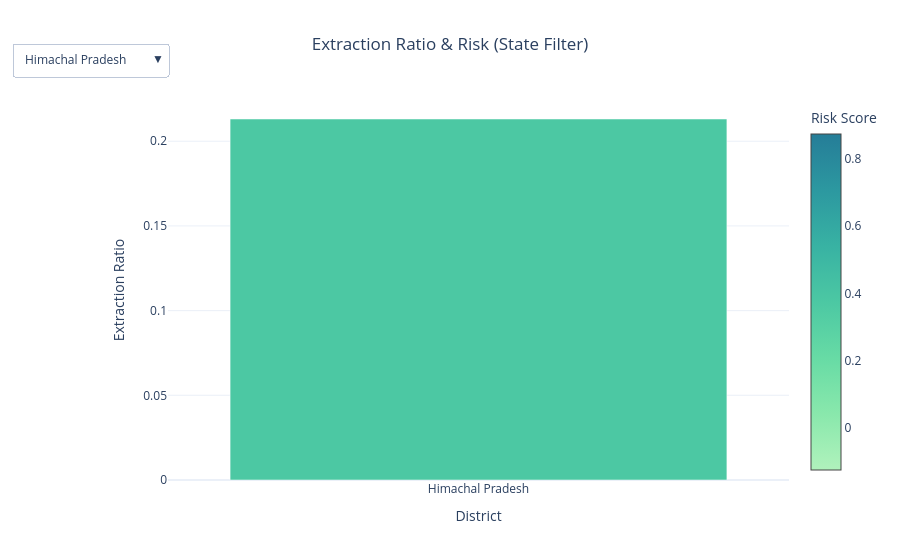

The code cell stored with this chart in its notebook:
### Markdown cell above
### 4. Extraction Ratio vs Risk 
- Description

This scatter plot shows the relationship between extraction ratio and risk score, with a state-wise filter.

- 💡 Insight
Districts in the top-right region indicate extreme crisis zones
Higher extraction ratios generally lead to increased risk
Useful for identifying over-exploited groundwater regions

### Code cell
fig = go.Figure()

# -------------------------------
# Initial State
# -------------------------------
first_state = df['state'].unique()[0]
init_df = df[df['state'] == first_state]

# -------------------------------
# Bar Chart
# -------------------------------
fig.add_trace(go.Bar(
    x=init_df['district'],
    y=init_df['extraction_ratio'],
    
    marker=dict(
        color=init_df['risk_score'],   # color = risk
        colorscale='Tealgrn',
        colorbar=dict(title="Risk Score")
    ),

    customdata=init_df[['risk_score']].values,

    hovertemplate=
        "<b>%{x}</b><br>" +
        "Extraction Ratio: %{y:.2f}<br>" +
        "Risk Score: %{customdata[0]:.2f}<extra></extra>"
))

# -------------------------------
# SLICER (Dropdown)
# -------------------------------
buttons = []

for state in df['state'].unique():
    temp = df[df['state'] == state]

    buttons.append(dict(
        label=state,
        method='update',
        args=[{
            'x': [temp['district']],
            'y': [temp['extraction_ratio']],
            'marker.color': [temp['risk_score']],
            'customdata': [temp[['risk_score']].values]
        }]
    ))

# -------------------------------
# Layout
# -------------------------------
fig.update_layout(
    title='Extraction Ratio & Risk (State Filter)',
    template='plotly_white',
    title_x=0.5,
    xaxis_title='District',
    yaxis_title='Extraction Ratio',
    updatemenus=[dict(
        x=0,
        y=1.15,
        buttons=buttons
    )]
)

# -------------------------------
# Show
# -------------------------------
fig.show()

### Figure 1 — Plotly figure (JSON) as saved in the notebook; plotly's stock layout.template omitted (floating-point values rounded to 4 significant figures)
{"data": [{"customdata": [[0.3745]], "hovertemplate": "<b>%{x}</b><br>Extraction Ratio: %{y:.2f}<br>Risk Score: %{customdata[0]:.2f}<extra></extra>", "marker": {"color": [0.3745], "colorbar": {"title": {"text": "Risk Score"}}, "colorscale": [[0, "rgb(176, 242, 188)"], [0.1667, "rgb(137, 232, 172)"], [0.3333, "rgb(103, 219, 165)"], [0.5, "rgb(76, 200, 163)"], [0.6667, "rgb(56, 178, 163)"], [0.8333, "rgb(44, 152, 160)"], [1, "rgb(37, 125, 152)"]]}, "type": "bar", "x": ["Himachal Pradesh"], "y": [0.2131]}], "layout": {"title": {"text": "Extraction Ratio & Risk (State Filter)", "x": 0.5}, "updatemenus": [{"buttons": [{"args": [{"customdata": [[[0.3745]]], "marker.color": [[0.3745]], "x": [["Himachal Pradesh"]], "y": [[0.2131]]}], "label": "Himachal Pradesh", "method": "update"}, {"args": [{"customdata": [[[0.05707], [0.3378], [12.93], [1.431]]], "marker.color": [[0.05707, 0.3378, 12.93, 1.431]], "x": [["Madhya Pradesh", "Madhya Pradesh", "Madhya Pradesh", "Madhya Pradesh"]], "y": [[0.006296, 0.2239, 0.002029, 0.006309]]}], "label": "Madhya Pradesh", "method": "update"}, {"args": [{"customdata": [[[17.82], [14.19], [71.05], [40.02], [24.17], [37.74], [75.27], [83.26], [27.62], [65.68], [91.11], [95.07], [21.83], [28.36], [38.23], [38.47], [27.12], [142.6], [88.51], [56.71], [104.6], [2.207], [97.38], [44.28], [58.96], [17.82], [14.19], [71.05], [40.02], [24.17], [37.74], [75.27], [83.26], [27.62], [65.68], [91.11], [95.07], [21.83], [28.36], [38.23], [38.47], [27.12], [142.6], [88.51], [56.71], [104.6], [2.207], [97.38], [44.28], [58.96], [2.119], [2.757], [2.107], [2.463], [2.184], [3.775], [3.02], [1.894], [5.959], [2.582], [0.1265], [0.1527], [0.6285], [0.3667], [0.1523], [0.1434], [0.3082], [0.146], [0.3154], [0.6559], [0.2028], [0.2964], [1.872], [1.09], [1.525], [0.5058], [3.574], [1.454], [0.672], [3.803], [0.4515], [0.8368]]], "marker.color": [[17.82, 14.19, 71.05, 40.02, 24.17, 37.74, 75.27, 83.26, 27.62, 65.68, 91.11, 95.07, 21.83, 28.36, 38.23, 38.47, 27.12, 142.6, 88.51, 56.71, 104.6, 2.207, 97.38, 44.28, 58.96, 17.82, 14.19, 71.05, 40.02, 24.17, 37.74, 75.27, 83.26, 27.62, 65.68, 91.11, 95.07, 21.83, 28.36, 38.23, 38.47, 27.12, 142.6, 88.51, 56.71, 104.6, 2.207, 97.38, 44.28, 58.96, 2.119, 2.757, 2.107, 2.463, 2.184, 3.775, 3.02, 1.894, 5.959, 2.582, 0.1265, 0.1527, 0.6285, 0.3667, 0.1523, 0.1434, 0.3082, 0.146, 0.3154, 0.6559, 0.2028, 0.2964, 1.872, 1.09, 1.525, 0.5058, 3.574, 1.454, 0.672, 3.803, 0.4515, 0.8368]], "x": [["Alluri Sitharama Raju", "Anakapalli", "Ananthapuramu", "Annamayya", "Bapatla", "Chittoor", "East Godavari", "Eluru", "Guntur", "Kakinada", "Konaseema", "Krishna", "Kurnool", "Ntr", "Nandyal", "Palnadu", "Prakasam", "Sri Potti Sriramulu Nellore", "Sri Sathya Sai", "Srikakulam", "Tirupati", "Visakhapatnam", "Vizianagaram", "West Godavari", "Y.S.R Kadapa", "Alluri Sitharama Raju", "Anakapalli", "Ananthapuramu", "Annamayya", "Bapatla", "Chittoor", "East Godavari", "Eluru", "Guntur", "Kakinada", "Konaseema", "Krishna", "Kurnool", "Ntr", "Nandyal", "Palnadu", "Prakasam", "Sri Potti Sriramulu Nellore", "Sri Sathya Sai", "Srikakulam", "Tirupati", "Visakhapatnam", "Vizianagaram", "West Godavari", "Y.S.R Kadapa", "Sri Sathya Sai", "Palnadu", "Y.S.R Kadapa", "Ananthapuramu", "Chittoor", "East Godavari", "Kurnool", "Prakasam", "Visakhapatnam", "Annamayya", "Ananthapuramu", "Annamayya", "Chittoor", "East Godavari", "Kurnool", "Palnadu", "Prakasam", "Sri Potti Sriramulu Nellore", "Sri Sathya Sai", "Visakhapatnam", "Y.S.R Kadapa", "Sri Potti Sriramulu Nellore", "Sri Sathya Sai", "Palnadu", "Y.S.R Kadapa", "Ananthapuramu", "Chittoor", "East Godavari", "Kurnool", "Prakasam", "Visakhapatnam", "Annamayya"]], "y": [[0.06508, 0.6427, 0.03229, 0.06359, 0.05673, 0.02259, 0.1027, 0.03198, 0.1663, 0.2092, 0.1304, 0.5972, 0.01477, 0.05908, 0.002915, 0.04736, 0.01677, 0.3001, 0.01382, 0.07584, 0.001081, 0.03569, 0.1015, 0.01959, 0.009629, 0.06508, 0.6427, 0.03229, 0.06359, 0.05673, 0.02259, 0.1027, 0.03198, 0.1663, 0.2092, 0.1304, 0.5972, 0.01477, 0.05908, 0.002915, 0.04736, 0.01677, 0.3001, 0.01382, 0.07584, 0.001081, 0.03569, 0.1015, 0.01959, 0.009629, 2.148, 3.316, 2.469, 3.027, 2.185, 4.155, 3.698, 2.078, 5.785, 3.111, 0.08413, 0.1174, 0.07912, 0.08396, 0.1525, 0.0984, 0.08842, 0.05195, 0.06541, 0.7336, 0.09205, 0.009901, 0.009925, 0.01328, 0.01038, 0.01029, 0.01171, 0.02827, 0.01271, 0.006601, 0.08093, 0.01408]]}], "label": "Andhra Pradesh", "method": "update"}, {"args": [{"customdata": [[[12.48], [8.2], [12.92], [21.99], [17.39], [3.788], [4.522], [3.464], [3.173], [1.235], [2.938], [12.48], [8.2], [12.92], [21.99], [17.39], [3.788], [4.522], [3.464], [3.173], [1.235], [2.938]]], "marker.color": [[12.48, 8.2, 12.92, 21.99, 17.39, 3.788, 4.522, 3.464, 3.173, 1.235, 2.938, 12.48, 8.2, 12.92, 21.99, 17.39, 3.788, 4.522, 3.464, 3.173, 1.235, 2.938]], "x": [["CHANGLANG", "EAST KAMENG", "EAST SIANG", "LOHIT", "LOWER DIBANG VALLEY", "LOWER SUBANSIRI", "PAPUM PARE", "TIRAP", "UPPER SUBANSIRI", "WEST KAMENG", "WEST SIANG", "CHANGLANG", "EAST KAMENG", "EAST SIANG", "LOHIT", "LOWER DIBANG VALLEY", "LOWER SUBANSIRI", "PAPUM PARE", "TIRAP", "UPPER SUBANSIRI", "WEST KAMENG", "WEST SIANG"]], "y": [[0.4538, 0.3713, 0.2901, 0.6575, 0.7906, 0.6373, 0.2983, 0.2936, 0.5204, 0.1696, 0.2062, 0.4538, 0.3713, 0.2901, 0.6575, 0.7906, 0.6373, 0.2983, 0.2936, 0.5204, 0.1696, 0.2062]]}], "label": "Arunachal Pradesh", "method": "update"}, {"args": [{"customdata": [[[15.24], [8.964], [7.929], [10.06], [24.92], [6.033], [50.53], [11.79], [9.469], [52.84], [8.352], [10.28], [3.455], [18.89], [7.387], [4.14], [22.26], [7.823], [11.99], [15.81], [5.751], [21.8], [22.97], [21.78], [11.0], [9.915], [12.53], [15.24], [8.964], [7.929], [10.06], [24.92], [6.033], [50.53], [11.79], [9.469], [52.84], [8.352], [10.28], [3.455], [18.89], [7.387], [4.14], [22.26], [7.823], [11.99], [15.81], [5.751], [21.8], [22.97], [21.78], [11.0], [9.915], [12.53]]], "marker.color": [[15.24, 8.964, 7.929, 10.06, 24.92, 6.033, 50.53, 11.79, 9.469, 52.84, 8.352, 10.28, 3.455, 18.89, 7.387, 4.14, 22.26, 7.823, 11.99, 15.81, 5.751, 21.8, 22.97, 21.78, 11.0, 9.915, 12.53, 15.24, 8.964, 7.929, 10.06, 24.92, 6.033, 50.53, 11.79, 9.469, 52.84, 8.352, 10.28, 3.455, 18.89, 7.387, 4.14, 22.26, 7.823, 11.99, 15.81, 5.751, 21.8, 22.97, 21.78, 11.0, 9.915, 12.53]], "x": [["BAKSA", "BARPETA", "BONGAIGAON", "CACHAR", "CHIRANG", "DARRANG", "DHEMAJI", "DHUBRI", "DIBRUGARH", "DIMA HASAO", "GOALPARA", "GOLAGHAT", "HAILAKANDI", "JORHAT", "KAMRUP", "KAMRUP (M)", "KARBI ANGLONG", "KARIMGANJ", "KOKRAJHAR", "LAKHIMPUR", "MORIGAON", "NAGAON", "NALBARI", "SIBSAGAR", "SONITPUR", "TINSUKIA", "UDALGURI", "BAKSA", "BARPETA", "BONGAIGAON", "CACHAR", "CHIRANG", "DARRANG", "DHEMAJI", "DHUBRI", "DIBRUGARH", "DIMA HASAO", "GOALPARA", "GOLAGHAT", "HAILAKANDI", "JORHAT", "KAMRUP", "KAMRUP (M)", "KARBI ANGLONG", "KARIMGANJ", "KOKRAJHAR", "LAKHIMPUR", "MORIGAON", "NAGAON", "NALBARI", "SIBSAGAR", "SONITPUR", "TINSUKIA", "UDALGURI"]], "y": [[0.251, 0.3877, 0.3433, 0.3603, 0.3043, 0.3457, 0.3618, 0.2201, 0.3473, 0.4362, 0.3378, 0.3862, 0.4983, 0.3979, 0.3588, 0.5257, 0.2548, 0.4788, 0.3088, 0.3458, 0.2363, 0.2154, 0.371, 0.4075, 0.3208, 0.3589, 0.4489, 0.251, 0.3877, 0.3433, 0.3603, 0.3043, 0.3457, 0.3618, 0.2201, 0.3473, 0.4362, 0.3378, 0.3862, 0.4983, 0.3979, 0.3588, 0.5257, 0.2548, 0.4788, 0.3088, 0.3458, 0.2363, 0.2154, 0.371, 0.4075, 0.3208, 0.3589, 0.4489]]}], "label": "Assam", "method": "update"}, {"args": [{"customdata": [[[62.45], [7.947], [61.89], [17.94], [11.84], [10.96], [29.93], [24.05], [14.85], [75.83], [27.56], [46.89], [10.2], [13.23], [23.29], [28.72], [10.84], [6.405], [14.34], [50.12], [47.29], [8.323], [40.09], [15.53], [16.45], [26.62], [32.1], [19.09], [15.65], [4.291], [3.571], [50.11], [52.67], [22.33], [62.45], [7.947], [61.89], [17.94], [11.84], [10.96], [29.93], [24.05], [14.85], [75.83], [27.56], [46.89], [10.2], [13.23], [23.29], [28.72], [10.84], [6.405], [14.34], [50.12], [47.29], [8.323], [40.09], [15.53], [16.45], [26.62], [32.1], [19.09], [15.65], [4.291], [3.571], [50.11], [52.67], [22.33], [63.53], [63.53], [3.993], [3.408], [12.22], [4.066], [8.397], [0.3099], [0.4062], [0.2318], [0.3446], [0.5011], [0.4115], [0.6945], [0.7291], [0.4515], [0.3284], [0.4792], [0.5018], [0.2254], [0.1678], [0.6316], [1.27], [0.447], [0.9843], [1.617], [0.7284], [1.909], [2.514], [1.226], [0.8082]]], "marker.color": [[62.45, 7.947, 61.89, 17.94, 11.84, 10.96, 29.93, 24.05, 14.85, 75.83, 27.56, 46.89, 10.2, 13.23, 23.29, 28.72, 10.84, 6.405, 14.34, 50.12, 47.29, 8.323, 40.09, 15.53, 16.45, 26.62, 32.1, 19.09, 15.65, 4.291, 3.571, 50.11, 52.67, 22.33, 62.45, 7.947, 61.89, 17.94, 11.84, 10.96, 29.93, 24.05, 14.85, 75.83, 27.56, 46.89, 10.2, 13.23, 23.29, 28.72, 10.84, 6.405, 14.34, 50.12, 47.29, 8.323, 40.09, 15.53, 16.45, 26.62, 32.1, 19.09, 15.65, 4.291, 3.571, 50.11, 52.67, 22.33, 63.53, 63.53, 3.993, 3.408, 12.22, 4.066, 8.397, 0.3099, 0.4062, 0.2318, 0.3446, 0.5011, 0.4115, 0.6945, 0.7291, 0.4515, 0.3284, 0.4792, 0.5018, 0.2254, 0.1678, 0.6316, 1.27, 0.447, 0.9843, 1.617, 0.7284, 1.909, 2.514, 1.226, 0.8082]], "x": [["Araria", "Arwal", "Aurangabad", "Banka", "Begusarai", "Bhagalpur", "Bhojpur", "Buxar", "Darbhanga", "East Champaran", "Gaya", "Gopalganj", "Jamui", "Jehanabad", "Kaimur", "Katihar", "Khagaria", "Kishanganj", "Lakhisarai", "Madhepura", "Madhubani", "Munger", "Muzaffarpur", "Nalanda", "Nawada", "Patna", "Rohtas", "Saharsa", "Samastipur", "Sheikhpura", "Sheohar", "Siwan", "Supaul", "Vaishali", "Araria", "Arwal", "Aurangabad", "Banka", "Begusarai", "Bhagalpur", "Bhojpur", "Buxar", "Darbhanga", "East Champaran", "Gaya", "Gopalganj", "Jamui", "Jehanabad", "Kaimur", "Katihar", "Khagaria", "Kishanganj", "Lakhisarai", "Madhepura", "Madhubani", "Munger", "Muzaffarpur", "Nalanda", "Nawada", "Patna", "Rohtas", "Saharsa", "Samastipur", "Sheikhpura", "Sheohar", "Siwan", "Supaul", "Vaishali", "Aurangabad", "Aurangabad", "Rohtas", "Samastipur", "Sheikhpura", "Vaishali", "Aurangabad", "Begusarai", "Nawada", "Kaimur", "Bhojpur", "Gaya", "Jehanabad", "Muzaffarpur", "Nalanda", "Patna", "Rohtas", "Samastipur", "Sheikhpura", "Vaishali", "Aurangabad", "Begusarai", "Nawada", "Kaimur", "Bhojpur", "Gaya", "Jehanabad", "Muzaffarpur", "Nalanda", "Patna", "Aurangabad"]], "y": [[0.09774, 0, 0.02273, 0.02088, 0.06159, 0.1078, 0.02299, 0.02047, 0.09029, 0.05915, 0.02701, 0.03365, 0.04941, 0.02634, 0.01812, 0.08725, 0.04748, 0.09904, 0.05958, 0.1018, 0.1038, 0.0592, 0.05687, 0.0279, 0.04436, 0.02633, 0.02273, 0.09972, 0.04422, 0.04839, 0.07096, 0.01766, 0.1069, 0.03532, 0.09774, 0, 0.02273, 0.02088, 0.06159, 0.1078, 0.02299, 0.02047, 0.09029, 0.05915, 0.02701, 0.03365, 0.04941, 0.02634, 0.01812, 0.08725, 0.04748, 0.09904, 0.05958, 0.1018, 0.1038, 0.0592, 0.05687, 0.0279, 0.04436, 0.02633, 0.02273, 0.09972, 0.04422, 0.04839, 0.07096, 0.01766, 0.1069, 0.03532, 0.065, 0.065, 4.709, 3.5, 13.89, 3.906, 9.877, 0.1652, 0.1224, 0.122, 0.1065, 0.06828, 0.1216, 0.0603, 0.0656, 0.07742, 0.08252, 0.08546, 0.5226, 0.09219, 0.08497, 0.04459, 0.03042, 0.03118, 0.03475, 0.01705, 0.03919, 0.02138, 0.01705, 0.02366, 0.01008]]}], "label": "Bihar", "method": "update"}, {"args": [{"customdata": [[[14.81], [4.922], [23.85], [36.55], [17.66], [12.06], [18.53], [17.46], [33.57], [12.85], [14.81], [4.922], [23.85], [36.55], [17.66], [12.06], [18.53], [17.46], [33.57], [12.85], [18.71], [4.564], [16.85], [34.43], [27.83], [18.76], [18.71], [4.564], [16.85], [34.43], [27.83], [18.76], [44.22], [44.22], [11.2], [15.0], [15.0], [17.78], [14.4], [17.5], [10.61], [12.8], [12.22], [12.5], [17.5], [15.0], [7.508], [6.285], [10.61], [0.4274], [0.6998], [0.8586], [0.6487], [0.3785], [0.3251], [0.2838], [0.7089], [0.3317], [0.349], [0.4745], [0.8413], [0.4967], [0.3166], [1.993], [3.225], [2.566], [3.138], [1.218], [2.249], [1.642], [2.925], [1.422], [0.7056], [4.333], [7.94], [3.169], [1.822]]], "marker.color": [[14.81, 4.922, 23.85, 36.55, 17.66, 12.06, 18.53, 17.46, 33.57, 12.85, 14.81, 4.922, 23.85, 36.55, 17.66, 12.06, 18.53, 17.46, 33.57, 12.85, 18.71, 4.564, 16.85, 34.43, 27.83, 18.76, 18.71, 4.564, 16.85, 34.43, 27.83, 18.76, 44.22, 44.22, 11.2, 15.0, 15.0, 17.78, 14.4, 17.5, 10.61, 12.8, 12.22, 12.5, 17.5, 15.0, 7.508, 6.285, 10.61, 0.4274, 0.6998, 0.8586, 0.6487, 0.3785, 0.3251, 0.2838, 0.7089, 0.3317, 0.349, 0.4745, 0.8413, 0.4967, 0.3166, 1.993, 3.225, 2.566, 3.138, 1.218, 2.249, 1.642, 2.925, 1.422, 0.7056, 4.333, 7.94, 3.169, 1.822]], "x": [["Balod", "Balrampur", "Bilaspur", "Dhamtari", "Durg", "Gariaband", "Kabirdham", "Kanker", "Mahasamund", "Surajpur", "Balod", "Balrampur", "Bilaspur", "Dhamtari", "Durg", "Gariaband", "Kabirdham", "Kanker", "Mahasamund", "Surajpur", "Agar Malwa", "Anuppur", "Ashoknagar", "Chhatarpur", "Chhindwara", "Damoh", "Agar Malwa", "Anuppur", "Ashoknagar", "Chhatarpur", "Chhindwara", "Damoh", "Balrampur", "Balrampur", "Balod", "Bilaspur", "Dhamtari", "Durg", "Gariaband", "Kabirdham", "Kanker", "Mahasamund", "Surajpur", "Agar Malwa", "Anuppur", "Ashoknagar", "Chhatarpur", "Chhindwara", "Damoh", "Balod", "Bilaspur", "Dhamtari", "Durg", "Gariaband", "Kabirdham", "Kanker", "Mahasamund", "Agar Malwa", "Anuppur", "Ashoknagar", "Chhatarpur", "Chhindwara", "Damoh", "Balod", "Bilaspur", "Dhamtari", "Durg", "Gariaband", "Kabirdham", "Kanker", "Mahasamund", "Agar Malwa", "Anuppur", "Ashoknagar", "Chhatarpur", "Chhindwara", "Damoh"]], "y": [[0, 0.006706, 0.0194, 0, 0, 0, 0.04309, 0.04013, 0.006928, 0.007606, 0, 0.006706, 0.0194, 0, 0, 0, 0.04309, 0.04013, 0.006928, 0.007606, 0, 0.07824, 0.009242, 0.0008154, 0.0373, 0, 0, 0.07824, 0.009242, 0.0008154, 0.0373, 0, 0.02298, 0.02298, 8, 12.5, 12.5, 11.11, 16, 18.75, 12.24, 12, 13.89, 6.25, 18.75, 12.5, 6.25, 6.612, 12.24, 0.1167, 0.08057, 0.061, 0.08858, 0.2208, 0.1275, 0.1323, 0.07034, 0.06579, 0.2992, 0.1598, 0.06467, 0.06774, 0.223, 0.01891, 0.01559, 0.01966, 0.01416, 0.02941, 0.01738, 0.03103, 0.01487, 0.01034, 0.03006, 0.01152, 0.006303, 0.008472, 0.01706]]}], "label": "Chhattisgarh", "method": "update"}, {"args": [{"customdata": [[[2.867], [2.867], [45.19], [25.46], [69.42], [5.926], [12.3], [11.7], [30.27], [15.36], [49.82], [13.69], [3.612], [31.46], [51.68], [23.7], [10.1], [45.19], [25.46], [69.42], [5.926], [12.3], [11.7], [30.27], [15.36], [49.82], [13.69], [3.612], [31.46], [51.68], [23.7], [10.1], [143.4], [143.4], [0.6782], [0.8425], [0.3843], [0.2382], [0.515], [0.5944], [0.4356], [0.3902], [0.3427]]], "marker.color": [[2.867, 2.867, 45.19, 25.46, 69.42, 5.926, 12.3, 11.7, 30.27, 15.36, 49.82, 13.69, 3.612, 31.46, 51.68, 23.7, 10.1, 45.19, 25.46, 69.42, 5.926, 12.3, 11.7, 30.27, 15.36, 49.82, 13.69, 3.612, 31.46, 51.68, 23.7, 10.1, 143.4, 143.4, 0.6782, 0.8425, 0.3843, 0.2382, 0.515, 0.5944, 0.4356, 0.3902, 0.3427]], "x": [["Bijapur", "Bijapur", "Bagalkot", "Ballari", "Belagavi", "Bidar", "Chitradurga", "Dakshina Kannada", "Davanagere", "Gadag", "Hassan", "Haveri", "Kodagu", "Koppal", "Mandya", "Raichur", "Udupi", "Bagalkot", "Ballari", "Belagavi", "Bidar", "Chitradurga", "Dakshina Kannada", "Davanagere", "Gadag", "Hassan", "Haveri", "Kodagu", "Koppal", "Mandya", "Raichur", "Udupi", "Kolhapur", "Kolhapur", "Bagalkot", "Belagavi", "Bidar", "Davanagere", "Gadag", "Haveri", "Koppal", "Mandya", "Raichur"]], "y": [[0.00431, 0.00431, 0.1242, 0.1498, 0.3338, 0.009766, 0.2298, 0.1837, 0.2056, 0.368, 0.06822, 0.3682, 0.001339, 0.1377, 0.1366, 0.1999, 0.01447, 0.1242, 0.1498, 0.3338, 0.009766, 0.2298, 0.1837, 0.2056, 0.368, 0.06822, 0.3682, 0.001339, 0.1377, 0.1366, 0.1999, 0.01447, 0.01463, 0.01463, 0.03691, 0.04434, 0.2179, 0.07272, 0.06982, 0.08948, 0.08667, 0.1207, 0.1166]]}], "label": "Karnataka", "method": "update"}, {"args": [{"customdata": [[[17.1], [17.1], [125.5], [125.5], [14.76], [14.76], [69.82], [68.28], [31.05], [54.05], [54.8], [58.25], [73.42], [78.81], [47.44], [28.28], [172.6], [62.64], [20.98], [137.4], [18.79], [13.41], [32.68], [57.67], [53.11], [64.14], [67.63], [53.35], [77.96], [47.65], [47.96], [51.01], [65.42], [24.04], [35.86], [69.82], [68.28], [31.05], [54.05], [54.8], [58.25], [73.42], [78.81], [47.44], [28.28], [172.6], [62.64], [20.98], [137.4], [18.79], [13.41], [32.68], [57.67], [53.11], [64.14], [67.63], [53.35], [77.96], [47.65], [47.96], [51.01], [65.42], [24.04], [35.86], [49.89], [136.9], [38.92], [33.75], [57.04], [91.63], [40.39], [75.23], [10.88], [50.87], [28.09], [133.4], [23.69], [52.93], [125.7], [26.98], [12.51], [10.61], [0.6482], [0.3153], [1.223], [0.2416], [0.2732], [0.6447], [0.531], [0.8069], [0.6298], [0.5336], [0.8045], [1.133], [0.2819], [0.3589], [0.5874], [0.9476], [0.3195], [0.4393], [0.2271], [0.9224], [0.588], [0.5015], [0.2172], [0.2265], [0.8414], [3.719], [1.735], [2.895], [4.504], [0.4546], [0.6891], [2.27], [2.84], [2.58], [2.061], [1.138], [4.189], [2.528], [0.5544], [1.098], [3.962]]], "marker.color": [[17.1, 17.1, 125.5, 125.5, 14.76, 14.76, 69.82, 68.28, 31.05, 54.05, 54.8, 58.25, 73.42, 78.81, 47.44, 28.28, 172.6, 62.64, 20.98, 137.4, 18.79, 13.41, 32.68, 57.67, 53.11, 64.14, 67.63, 53.35, 77.96, 47.65, 47.96, 51.01, 65.42, 24.04, 35.86, 69.82, 68.28, 31.05, 54.05, 54.8, 58.25, 73.42, 78.81, 47.44, 28.28, 172.6, 62.64, 20.98, 137.4, 18.79, 13.41, 32.68, 57.67, 53.11, 64.14, 67.63, 53.35, 77.96, 47.65, 47.96, 51.01, 65.42, 24.04, 35.86, 49.89, 136.9, 38.92, 33.75, 57.04, 91.63, 40.39, 75.23, 10.88, 50.87, 28.09, 133.4, 23.69, 52.93, 125.7, 26.98, 12.51, 10.61, 0.6482, 0.3153, 1.223, 0.2416, 0.2732, 0.6447, 0.531, 0.8069, 0.6298, 0.5336, 0.8045, 1.133, 0.2819, 0.3589, 0.5874, 0.9476, 0.3195, 0.4393, 0.2271, 0.9224, 0.588, 0.5015, 0.2172, 0.2265, 0.8414, 3.719, 1.735, 2.895, 4.504, 0.4546, 0.6891, 2.27, 2.84, 2.58, 2.061, 1.138, 4.189, 2.528, 0.5544, 1.098, 3.962]], "x": [["Rajnandgaon", "Rajnandgaon", "Khandwa", "Khandwa", "Pratapgarh", "Pratapgarh", "Agra", "Aligarh", "Ambedkar Nagar", "Amethi", "Auraiya", "Ayodhya", "Azamgarh", "Bahraich", "Ballia", "Banda", "Barabanki", "Bareilly", "Budaun", "Bulandshahar", "Chandauli", "Chitrakoot", "Ghaziabad", "Ghazipur", "Gonda", "Gorakhpur", "Hathras", "Jalaun", "Jaunpur", "Jhansi", "Kannauj", "Kanpur Dehat", "Kasganj", "Kaushambi", "Lalitpur", "Agra", "Aligarh", "Ambedkar Nagar", "Amethi", "Auraiya", "Ayodhya", "Azamgarh", "Bahraich", "Ballia", "Banda", "Barabanki", "Bareilly", "Budaun", "Bulandshahar", "Chandauli", "Chitrakoot", "Ghaziabad", "Ghazipur", "Gonda", "Gorakhpur", "Hathras", "Jalaun", "Jaunpur", "Jhansi", "Kannauj", "Kanpur Dehat", "Kasganj", "Kaushambi", "Lalitpur", "Lucknow", "Mathura", "Mirzapur", "Moradabad", "Pilibhit", "Pratapgarh", "Rampur", "Saharanpur", "Sambhal", "Shahjahanpur", "Shamli", "Sitapur", "Sonbhadra", "Sultanpur", "Unnao", "Varanasi", "Rajnandgaon", "Khandwa", "Rajnandgaon", "Khandwa", "Saharanpur", "Chandauli", "Mirzapur", "Kanpur Dehat", "Chitrakoot", "Jaunpur", "Kaushambi", "Hathras", "Budaun", "Bulandshahar", "Amethi", "Bareilly", "Jhansi", "Aligarh", "Kannauj", "Varanasi", "Lucknow", "Pratapgarh", "Kasganj", "Sambhal", "Ghazipur", "Sonbhadra", "Rampur", "Rajnandgaon", "Khandwa", "Saharanpur", "Banda", "Chandauli", "Mirzapur", "Kanpur Dehat", "Chitrakoot", "Jaunpur", "Kaushambi", "Hathras", "Budaun", "Bulandshahar", "Amethi", "Bareilly", "Jhansi"]], "y": [[0.01174, 0.01174, 0, 0, 0, 0, 0.0145, 0.03414, 0.007436, 0.02182, 0.0105, 0.008917, 0.01629, 0.03552, 0.03282, 0.01041, 0.01448, 0.01945, 0.02548, 0.02669, 0.009071, 0.009545, 0.03467, 0.007602, 0.01532, 0.02821, 0.01975, 0.007919, 0.003119, 0, 0.02782, 0.01602, 0.02076, 0.00861, 0, 0.0145, 0.03414, 0.007436, 0.02182, 0.0105, 0.008917, 0.01629, 0.03552, 0.03282, 0.01041, 0.01448, 0.01945, 0.02548, 0.02669, 0.009071, 0.009545, 0.03467, 0.007602, 0.01532, 0.02821, 0.01975, 0.007919, 0.003119, 0, 0.02782, 0.01602, 0.02076, 0.00861, 0, 0.02021, 0.02227, 0.002142, 0.02717, 0.05824, 0.003168, 0.03331, 0.06125, 0.02442, 0.03032, 0.06685, 0.02081, 0.008422, 0.003559, 0.01474, 0.004302, 6.25, 12.24, 0.08158, 0.07821, 0.01573, 0.1769, 0.1385, 0.08453, 0.05568, 0.0575, 0.06482, 0.03746, 0.03498, 0.004251, 0.1089, 0.07067, 0.09443, 0.04722, 0.1088, 0.05683, 0.1063, 0.03253, 0.09493, 0.03115, 0.09708, 0.1786, 0.06564, 0.01108, 0.01465, 0.006524, 0.01113, 0.04725, 0.02759, 0.02016, 0.01152, 0.01701, 0.0153, 0.00969, 0.006338, 0.001169, 0.03811, 0.01911, 0.0124]]}], "label": "Uttar Pradesh", "method": "update"}, {"args": [{"customdata": [[[26.57], [21.8], [8.213], [9.167], [25.73], [22.07], [16.98], [46.71], [36.29], [77.62], [23.74], [65.59], [26.57], [21.8], [8.213], [9.167], [25.73], [22.07], [16.98], [46.71], [36.29], [77.62], [23.74], [65.59], [5.604], [6.944], [17.5], [15.0], [12.22], [12.22], [14.4], [5.012], [8.752], [7.202], [7.602], [6.916], [0.3508], [0.1348], [0.4131], [0.6432], [0.1944], [0.3104], [0.5198], [1.452], [0.4378], [0.2695], [0.2008], [0.1415], [2.56], [1.705], [1.82], [3.874], [1.146], [0.5545], [1.147], [7.943], [1.733], [0.4093], [1.054], [0.4794]]], "marker.color": [[26.57, 21.8, 8.213, 9.167, 25.73, 22.07, 16.98, 46.71, 36.29, 77.62, 23.74, 65.59, 26.57, 21.8, 8.213, 9.167, 25.73, 22.07, 16.98, 46.71, 36.29, 77.62, 23.74, 65.59, 5.604, 6.944, 17.5, 15.0, 12.22, 12.22, 14.4, 5.012, 8.752, 7.202, 7.602, 6.916, 0.3508, 0.1348, 0.4131, 0.6432, 0.1944, 0.3104, 0.5198, 1.452, 0.4378, 0.2695, 0.2008, 0.1415, 2.56, 1.705, 1.82, 3.874, 1.146, 0.5545, 1.147, 7.943, 1.733, 0.4093, 1.054, 0.4794]], "x": [["Ahmedabad", "Amreli", "Botad", "Devbhumi Dwarka", "Jamnagar", "Mahisagar", "Narmada", "Rajkot", "Sabarkantha", "Surat", "Surendranagar", "Vadodara", "Ahmedabad", "Amreli", "Botad", "Devbhumi Dwarka", "Jamnagar", "Mahisagar", "Narmada", "Rajkot", "Sabarkantha", "Surat", "Surendranagar", "Vadodara", "Ahmedabad", "Amreli", "Botad", "Devbhumi Dwarka", "Jamnagar", "Mahisagar", "Narmada", "Rajkot", "Sabarkantha", "Surat", "Surendranagar", "Vadodara", "Ahmedabad", "Amreli", "Botad", "Devbhumi Dwarka", "Jamnagar", "Mahisagar", "Narmada", "Rajkot", "Sabarkantha", "Surat", "Surendranagar", "Vadodara", "Ahmedabad", "Amreli", "Botad", "Devbhumi Dwarka", "Jamnagar", "Mahisagar", "Narmada", "Rajkot", "Sabarkantha", "Surat", "Surendranagar", "Vadodara"]], "y": [[0, 0, 0, 0, 0, 0, 0, 0, 0, 0, 0, 0, 0, 0, 0, 0, 0, 0, 0, 0, 0, 0, 0, 0, 4, 8.265, 18.75, 12.5, 13.89, 13.89, 16, 4.167, 9.375, 8, 9, 6.173, 0.1027, 0.06815, 0.1684, 0.09323, 0.06971, 0.2935, 0.1378, 0.03471, 0.08815, 0.06164, 0.1229, 0.06235, 0.005977, 0.01186, 0.02572, 0.01287, 0.01419, 0.03634, 0.03096, 0.006298, 0.01692, 0.02014, 0.01017, 0.01565]]}], "label": "Gujarat", "method": "update"}, {"args": [{"customdata": [[[14.46], [24.57], [8.732], [44.68], [9.08], [42.19], [28.25], [55.58], [24.09], [47.93], [20.35], [15.56], [35.1], [2.621], [18.12], [20.05], [22.35], [42.22], [46.76], [14.46], [24.57], [8.732], [44.68], [9.08], [42.19], [28.25], [55.58], [24.09], [47.93], [20.35], [15.56], [35.1], [2.621], [18.12], [20.05], [22.35], [42.22], [46.76], [0.1876], [0.2941], [0.4492], [0.6426]]], "marker.color": [[14.46, 24.57, 8.732, 44.68, 9.08, 42.19, 28.25, 55.58, 24.09, 47.93, 20.35, 15.56, 35.1, 2.621, 18.12, 20.05, 22.35, 42.22, 46.76, 14.46, 24.57, 8.732, 44.68, 9.08, 42.19, 28.25, 55.58, 24.09, 47.93, 20.35, 15.56, 35.1, 2.621, 18.12, 20.05, 22.35, 42.22, 46.76, 0.1876, 0.2941, 0.4492, 0.6426]], "x": [["Ambala", "Bhiwani", "Faridabad", "Fatehabad", "Gurgaon", "Hisar", "Jhajjar", "Jind", "Kaithal", "Karnal", "Kurukshetra", "Mahendragarh", "Palwal", "Panchkula", "Panipat", "Rewari", "Rohtak", "Sirsa", "Sonipat", "Ambala", "Bhiwani", "Faridabad", "Fatehabad", "Gurgaon", "Hisar", "Jhajjar", "Jind", "Kaithal", "Karnal", "Kurukshetra", "Mahendragarh", "Palwal", "Panchkula", "Panipat", "Rewari", "Rohtak", "Sirsa", "Sonipat", "Jind", "Palwal", "Jind", "Palwal"]], "y": [[0.2159, 0.1173, 0.173, 0.2217, 0.327, 0.1511, 0.2155, 0.3932, 0.1682, 0.1328, 0.1623, 0.286, 0.1109, 0.156, 0.1605, 0.3452, 0.3569, 0.06467, 0.08829, 0.2159, 0.1173, 0.173, 0.2217, 0.327, 0.1511, 0.2155, 0.3932, 0.1682, 0.1328, 0.1623, 0.286, 0.1109, 0.156, 0.1605, 0.3452, 0.3569, 0.06467, 0.08829, 0.02189, 0.1012, 0.009048, 0.03027]]}], "label": "Haryana", "method": "update"}, {"args": [{"customdata": [[[2.725], [4.069], [3.387], [7.702], [3.76], [5.411], [2.471], [4.023], [2.193], [2.169], [1.783], [4.102], [2.307], [2.62], [7.148], [3.096], [1.785], [3.591], [2.725], [4.069], [3.387], [7.702], [3.76], [5.411], [2.471], [4.023], [2.193], [2.169], [1.783], [4.102], [2.307], [2.62], [7.148], [3.096], [1.785], [3.591], [0.2637], [0.5124], [0.4347], [1.115], [0.2374]]], "marker.color": [[2.725, 4.069, 3.387, 7.702, 3.76, 5.411, 2.471, 4.023, 2.193, 2.169, 1.783, 4.102, 2.307, 2.62, 7.148, 3.096, 1.785, 3.591, 2.725, 4.069, 3.387, 7.702, 3.76, 5.411, 2.471, 4.023, 2.193, 2.169, 1.783, 4.102, 2.307, 2.62, 7.148, 3.096, 1.785, 3.591, 0.2637, 0.5124, 0.4347, 1.115, 0.2374]], "x": [["Bokaro", "Chatra", "Deoghar", "Dhanbad", "Dumka", "Giridih", "Godda", "Gumla", "Jamtara", "Khunti", "Koderma", "Latehar", "Lohardaga", "Pakur", "Ranchi", "Sahebganj", "Simdega", "West Singhbhum", "Bokaro", "Chatra", "Deoghar", "Dhanbad", "Dumka", "Giridih", "Godda", "Gumla", "Jamtara", "Khunti", "Koderma", "Latehar", "Lohardaga", "Pakur", "Ranchi", "Sahebganj", "Simdega", "West Singhbhum", "Giridih", "Deoghar", "Dhanbad", "Koderma", "Ranchi"]], "y": [[0.1212, 0.03532, 0.1027, 0.07379, 0.1578, 0.06216, 0.08823, 0.116, 0.1376, 0.09574, 0.08225, 0.07959, 0.07959, 0.1232, 0.1057, 0.08329, 0.0316, 0.1376, 0.1212, 0.03532, 0.1027, 0.07379, 0.1578, 0.06216, 0.08823, 0.116, 0.1376, 0.09574, 0.08225, 0.07959, 0.07959, 0.1232, 0.1057, 0.08329, 0.0316, 0.1376, 0.227, 0.493, 0.09653, 1.125, 0.2117]]}], "label": "Jharkhand", "method": "update"}, {"args": [{"customdata": [[[18.25], [16.37], [5.043], [8.271], [8.894], [13.58], [17.44], [49.52], [8.549], [9.679], [30.21], [1.266], [18.25], [16.37], [5.043], [8.271], [8.894], [13.58], [17.44], [49.52], [8.549], [9.679], [30.21], [1.266], [0.4582], [0.4127], [0.3249], [0.3039], [0.5726], [0.3245], [0.2276], [0.5341], [1.016], [0.8106], [0.6744], [2.453], [0.5853], [0.782]]], "marker.color": [[18.25, 16.37, 5.043, 8.271, 8.894, 13.58, 17.44, 49.52, 8.549, 9.679, 30.21, 1.266, 18.25, 16.37, 5.043, 8.271, 8.894, 13.58, 17.44, 49.52, 8.549, 9.679, 30.21, 1.266, 0.4582, 0.4127, 0.3249, 0.3039, 0.5726, 0.3245, 0.2276, 0.5341, 1.016, 0.8106, 0.6744, 2.453, 0.5853, 0.782]], "x": [["Alappuzha", "Ernakulam", "Idukki", "Kannur", "Kollam", "Kottayam", "Malappuram", "Palakkad", "Pathanamthitta", "Thiruvananthapuram", "Thrissur", "Wayanad", "Alappuzha", "Ernakulam", "Idukki", "Kannur", "Kollam", "Kottayam", "Malappuram", "Palakkad", "Pathanamthitta", "Thiruvananthapuram", "Thrissur", "Wayanad", "Idukki", "Thiruvananthapuram", "Thrissur", "Kannur", "Malappuram", "Kollam", "Palakkad", "Idukki", "Thiruvananthapuram", "Thrissur", "Kannur", "Malappuram", "Kollam", "Palakkad"]], "y": [[0.1174, 0.1789, 0.04955, 0.03823, 0.2628, 0.1504, 0.106, 0.1225, 0.312, 0.3198, 0.04881, 0, 0.1174, 0.1789, 0.04955, 0.03823, 0.2628, 0.1504, 0.106, 0.1225, 0.312, 0.3198, 0.04881, 0, 0.4014, 0.2634, 0.1432, 0.2094, 0.1122, 0.2492, 0.1289, 0.07207, 0.03848, 0.03529, 0.03708, 0.02054, 0.04118, 0.02343]]}], "label": "Kerala", "method": "update"}, {"args": [{"customdata": [[[15050.0]]], "marker.color": [[15050.0]], "x": [["Bishnupur"]], "y": [[0.2358]]}], "label": "Manipur", "method": "update"}, {"args": [{"customdata": [[[2.7], [2.7]]], "marker.color": [[2.7, 2.7]], "x": [["East Garo Hills", "East Garo Hills"]], "y": [[0.2812, 0.2812]]}], "label": "Meghalaya", "method": "update"}, {"args": [{"customdata": [[[1.104], [1.104]]], "marker.color": [[1.104, 1.104]], "x": [["Dimapur", "Dimapur"]], "y": [[0.1225, 0.1225]]}], "label": "Nagaland", "method": "update"}, {"args": [{"customdata": [[[12.56], [12.56], [9.377], [0.2036], [0.5926]]], "marker.color": [[12.56, 12.56, 9.377, 0.2036, 0.5926]], "x": [["Angul", "Angul", "Angul", "Angul", "Angul"]], "y": [[0.1004, 0.1004, 10.94, 0.1725, 0.01855]]}], "label": "Odisha", "method": "update"}, {"args": [{"customdata": [[[61.72], [61.72]]], "marker.color": [[61.72, 61.72]], "x": [["Amritsar", "Amritsar"]], "y": [[0.1811, 0.1811]]}], "label": "Punjab", "method": "update"}, {"args": [{"customdata": [[[14.4], [14.4]]], "marker.color": [[14.4, 14.4]], "x": [["Ajmer", "Ajmer"]], "y": [[0.004868, 0.004868]]}], "label": "Rajasthan", "method": "update"}, {"args": [{"customdata": [[[3.902], [3.902], [0.283], [0.6133]]], "marker.color": [[3.902, 3.902, 0.283, 0.6133]], "x": [["Ariyalur", "Ariyalur", "Ariyalur", "Ariyalur"]], "y": [[0.03076, 0.03076, 0.2657, 0.04416]]}], "label": "Tamil Nadu", "method": "update"}, {"args": [{"customdata": [[[35.37], [35.37]]], "marker.color": [[35.37, 35.37]], "x": [["Adilabad", "Adilabad"]], "y": [[0, 0]]}], "label": "Telangana", "method": "update"}, {"args": [{"customdata": [[[2.7], [2.7]]], "marker.color": [[2.7, 2.7]], "x": [["Dhalai", "Dhalai"]], "y": [[0.1979, 0.1979]]}], "label": "Tripura", "method": "update"}, {"args": [{"customdata": [[[4.419], [4.419]]], "marker.color": [[4.419, 4.419]], "x": [["Dehradun", "Dehradun"]], "y": [[0.05882, 0.05882]]}], "label": "Uttarakhand", "method": "update"}, {"args": [{"customdata": [[[15.12], [15.12]]], "marker.color": [[15.12, 15.12]], "x": [["Alipurduar", "Alipurduar"]], "y": [[0.2087, 0.2087]]}], "label": "West Bengal", "method": "update"}, {"args": [{"customdata": [[[8.753], [22.67], [6.914], [2.755], [1.349], [2.455], [4.821], [3.926], [1.889], [3.564], [3.806], [3.834], [3.086], [3.268], [3.047], [9.134], [3.237], [4.339], [9.924], [2.173], [8.753], [22.67], [6.914], [2.755], [1.349], [2.455], [4.821], [3.926], [1.889], [3.564], [3.806], [3.834], [3.086], [3.268], [3.047], [9.134], [3.237], [4.339], [9.924], [2.173]]], "marker.color": [[8.753, 22.67, 6.914, 2.755, 1.349, 2.455, 4.821, 3.926, 1.889, 3.564, 3.806, 3.834, 3.086, 3.268, 3.047, 9.134, 3.237, 4.339, 9.924, 2.173, 8.753, 22.67, 6.914, 2.755, 1.349, 2.455, 4.821, 3.926, 1.889, 3.564, 3.806, 3.834, 3.086, 3.268, 3.047, 9.134, 3.237, 4.339, 9.924, 2.173]], "x": [["Anantnag", "Bandipora", "Baramulla", "Budgam", "Doda", "Ganderbal", "Jammu", "Kathua", "Kishtwar", "Kulgam", "Kupwarar", "Poonch", "Pulwama", "Rajouri", "Ramban", "Reasi", "Samba", "Shopian", "Srinagar", "Udhampur", "Anantnag", "Bandipora", "Baramulla", "Budgam", "Doda", "Ganderbal", "Jammu", "Kathua", "Kishtwar", "Kulgam", "Kupwarar", "Poonch", "Pulwama", "Rajouri", "Ramban", "Reasi", "Samba", "Shopian", "Srinagar", "Udhampur"]], "y": [[3.598, 4.887, 4.776, 3.444, 2.337, 3.377, 0.23, 0.2186, 2.337, 3.598, 4.887, 5.623, 3.497, 0.3065, 5.622, 0.3119, 0.2197, 3.598, 3.377, 0.277, 3.598, 4.887, 4.776, 3.444, 2.337, 3.377, 0.23, 0.2186, 2.337, 3.598, 4.887, 5.623, 3.497, 0.3065, 5.622, 0.3119, 0.2197, 3.598, 3.377, 0.277]]}], "label": "Jammu And Kashmir", "method": "update"}, {"args": [{"customdata": [[[4.323], [1.267], [0.026]]], "marker.color": [[4.323, 1.267, 0.026]], "x": [["Ladakh", "Ladakh", "Ladakh"]], "y": [[5.247, 1.49, 0]]}], "label": "Ladakh", "method": "update"}, {"args": [{"customdata": [[[14.4], [12.32], [12.32]]], "marker.color": [[14.4, 12.32, 12.32]], "x": [["Lakshadweep", "Lakshadweep", "Lakshadweep"]], "y": [[16, 13.26, 13.26]]}], "label": "Lakshadweep", "method": "update"}], "x": 0, "y": 1.15}], "xaxis": {"title": {"text": "District"}}, "yaxis": {"title": {"text": "Extraction Ratio"}}}}
